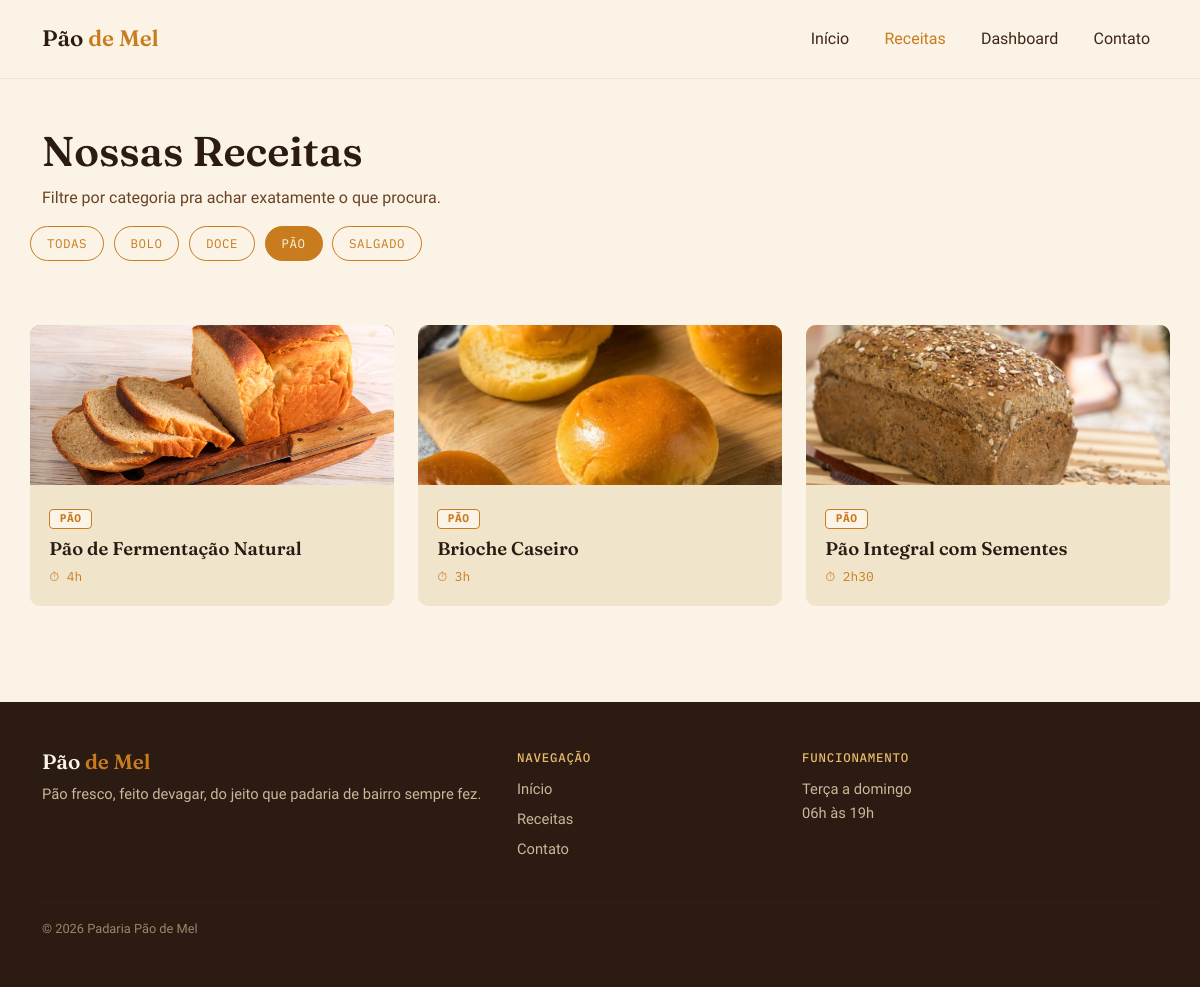
Screenshot of /receitas.php?categoria=Pão with the database file from the repository.
### tables this page shows
CREATE TABLE receitas (
    id           INT AUTO_INCREMENT PRIMARY KEY,
    nome         VARCHAR(100) NOT NULL,
    modo_preparo TEXT         NOT NULL,
    tempo_preparo INT         NOT NULL,   
    id_categoria INT          NOT NULL,
    FOREIGN KEY (id_categoria) REFERENCES categorias(id)
);

CREATE TABLE categorias (
    id   INT AUTO_INCREMENT PRIMARY KEY,
    nome VARCHAR(100) NOT NULL
);

### includes/funcoes.php (called while the page is built, shortened)
<?php
function formatarTempoPreparo(int $minutos): string
{
    $horas = intdiv($minutos, 60);
    $minutosRestantes = $minutos % 60;
    if ($minutosRestantes === 0) {
        return $horas . 'h';
    }
    return $horas . 'h' . $minutosRestantes;
}
function classeNavAtiva(string $paginaAtual, array $paginasQueAtivam): string
{
    if (in_array($paginaAtual, $paginasQueAtivam, true)) {
        return ' active';
    }
    return '';
}
function receitaValida(array $receita): bool
{
    return true;
}
function filtrarReceitasValidas(array $receitas): array
{
    $receitasValidas = [];
    foreach ($receitas as $receita) {
        if (receitaValida($receita)) {
            $receitasValidas[] = $receita;
        }
    }
    return $receitasValidas;
}
function filtrarPorCategoria(array $receitas, string $categoria): array
{
    $receitasFiltradas = [];
    foreach ($receitas as $receita) {
        if ($receita['categoria'] === $categoria) {
            $receitasFiltradas[] = $receita;
        }
    }
    return $receitasFiltradas;
}
function obterCategorias(array $receitas): array
{
    $categorias = [];
    foreach ($receitas as $receita) {
        if (!in_array($receita['categoria'], $categorias, true)) {
            $categorias[] = $receita['categoria'];
        }
    }
    sort($categorias);
    return $categorias;
}
function formatarIngrediente(float $quantidade, string $unidade, string $nome): string
{
    $quantidadeTexto = (floor($quantidade) === $quantidade)
        ? (string) (int) $quantidade
        : rtrim(rtrim(number_format($quantidade, 2, ',', ''), '0'), ',');
    return $quantidadeTexto . $unidade . ' de ' . $nome;
}
function modoPreparoParaPassos(string $textoModoPreparo): array
{
    $linhas = explode("\n", $textoModoPreparo);
    $passos = [];
    foreach ($linhas as $linha) {
        $linha = trim($linha);
        if ($linha !== '') {
            $passos[] = $linha;
        }
    }
    return $passos;
}
function caminhoImagemReceita(int $id): string
{
    $caminhoRelativo = 'assets/img/receita-' . $id . '.jpg';
    $caminhoNoServidor = __DIR__ . '/../' . $caminhoRelativo;
    if (file_exists($caminhoNoServidor)) {
        return $caminhoRelativo;
    }
    return '';
}
function thumbClassPorId(int $id): string
{
    $opcoes = ['thumb-1', 'thumb-2', 'thumb-3'];
    $indice = ($id - 1) % count($opcoes);
    return $opcoes[$indice];
}
function buscarReceitasDoBanco(PDO $pdo): array
{
    $receitas = [];
    $sqlReceitas = "SELECT r.id, r.nome, r.modo_preparo, r.tempo_preparo, c.nome AS categoria
                    FROM receitas r
                    INNER JOIN categorias c ON r.id_categoria = c.id
                    ORDER BY r.id";
    $resultadoReceitas = $pdo->query($sqlReceitas);
    while ($linha = $resultadoReceitas->fetch()) {
        $id = (int) $linha['id'];
        $receitas[$id] = [
            'id' => $id,
            'nome' => $linha['nome'],
            'categoria' => $linha['categoria'],
            'tempo_preparo' => (int) $linha['tempo_preparo'],
            'thumb' => thumbClassPorId($id),
            'imagem' => caminhoImagemReceita($id),
            'modo_preparo' => modoPreparoParaPassos($linha['modo_preparo']),
            'ingredientes' => [],
        ];
    }
    $sqlIngredientes = "SELECT ri.id_receita, ri.quantidade, i.nome, i.unidade_medida
                        FROM receita_ingrediente ri
                        INNER JOIN ingredientes i ON ri.id_ingrediente = i.id
                        ORDER BY ri.id_receita";
    $resultadoIngredientes = $pdo->query($sqlIngredientes);
    while ($linha = $resultadoIngredientes->fetch()) {
        $idReceita = (int) $linha['id_receita'];
        if (isset($receitas[$idReceita])) {
            $receitas[$idReceita]['ingredientes'][] = formatarIngrediente(
                (float) $linha['quantidade'],
                $linha['unidade_medida'],
                $linha['nome']
            );
        }
    }
    return array_values($receitas);
}

### includes/dados-receitas.php (called while the page is built, shortened)
<?php
require_once __DIR__ . '/conexao.php';
require_once __DIR__ . '/funcoes.php';
$receitas = buscarReceitasDoBanco($pdo);

### receitas.php (the view)
<?php
require 'includes/header.php';
require 'includes/dados-receitas.php';
require_once 'includes/funcoes.php';
$receitas = filtrarReceitasValidas($receitas);
$categoriaSelecionada = isset($_GET['categoria']) ? $_GET['categoria'] : 'todas';
$receitasExibidas = filtrarPorCategoria($receitas, $categoriaSelecionada);
$categorias = obterCategorias($receitas);
?>
<section class="container page-header">
  <h1 class="page-title">Nossas Receitas</h1>
  <p class="page-subtitle">Filtre por categoria pra achar exatamente o que procura.</p>
</section>
<section class="container filtro-categorias">
  <div class="filtro-chips">
    <a href="receitas.php" class="chip<?php echo classeNavAtiva($categoriaSelecionada, ['todas']); ?>">Todas</a>
    <?php foreach ($categorias as $categoria): ?>
      <a href="receitas.php?categoria=<?php echo urlencode($categoria); ?>" class="chip<?php echo classeNavAtiva($categoriaSelecionada, [$categoria]); ?>"><?php echo $categoria; ?></a>
    <?php endforeach; ?>
  </div>
</section>
<section class="container receitas-grid">
  <div class="row g-4">
    <?php
    if (empty($receitasExibidas)): ?>
      <p class="sem-resultados">Nenhuma receita encontrada nessa categoria.</p>
    <?php else: ?>
      <?php foreach ($receitasExibidas as $receita): ?>
        <div class="col-md-4">
          <a href="receita-detalhe.php?id=<?php echo $receita['id']; ?>" class="card-link">
            <div class="card card-receita">
              <div class="card-thumb <?php echo $receita['thumb']; ?>">
                <?php if ($receita['imagem'] !== ''): ?>
                  <img src="<?php echo $receita['imagem']; ?>" alt="<?php echo $receita['nome']; ?>">
                <?php endif; ?>
              </div>
              <div class="card-body">
                <span class="badge badge-categoria"><?php echo $receita['categoria']; ?></span>
                <h3 class="card-title"><?php echo $receita['nome']; ?></h3>
                <p class="card-meta">⏱ <?php echo formatarTempoPreparo($receita['tempo_preparo']); ?></p>
              </div>
            </div>
          </a>
        </div>
      <?php endforeach; ?>
    <?php endif; ?>
  </div>
</section>
<?php require 'includes/footer.php'; ?>

### assets/css/style.css (style rules this page uses)
:root { --flour: #FAF3E6; --dough: #F0E4CB; --crust: #6B4226; --crust-dark: #2B1B12; --honey: #C97C1E; --honey-light: #E8B96B; --text-main: #3D2817; }
* { box-sizing: border-box; }
body { background: var(--flour); color: var(--text-main); font-family: 'Work Sans', sans-serif; line-height: 1.6; }
h1, h2, h3 { font-family: 'Fraunces', serif; font-weight: 600; color: var(--crust-dark); }
.destaques, .receitas-grid, .receita-detalhe, .contato-grid { padding: 3rem 0; }
.card-receita { border: none; border-radius: 10px; overflow: hidden; background: var(--dough); height: 100%; transition: transform 0.18s ease; }
.card-link { text-decoration: none; display: block; }
.card-thumb { height: 160px; position: relative; overflow: hidden; }
.card-thumb img { width: 100%; height: 100%; object-fit: cover; display: block; }
.thumb-1 { background: linear-gradient(135deg, #C99355, #8B5A2B); }
.thumb-2 { background: linear-gradient(135deg, #E8B96B, #C97C1E); }
.thumb-3 { background: linear-gradient(135deg, #D9C18A, #B5854A); }
.card-body { padding: 1.2rem; }
.badge-categoria { display: inline-block; font-family: 'IBM Plex Mono', monospace; font-size: 0.7rem; text-transform: uppercase; letter-spacing: 0.05em; background: var(--flour); border: 1px solid var(--honey); color: var(--honey); padding: 0.2rem 0.6rem; border-radius: 4px; margin-bottom: 0.6rem; }
.card-title { font-size: 1.15rem; margin-bottom: 0.4rem; color: var(--crust-dark); }
.card-meta { font-family: 'IBM Plex Mono', monospace; font-size: 0.8rem; color: var(--honey); margin: 0; }
.filtro-categorias { padding: 0 0 1rem; }
.filtro-chips { display: flex; flex-wrap: wrap; gap: 0.6rem; }
.chip { display: inline-block; padding: 0.4rem 1rem; border: 1.5px solid var(--honey); border-radius: 999px; color: var(--honey); font-family: 'IBM Plex Mono', monospace; font-size: 0.78rem; text-transform: uppercase; letter-spacing: 0.04em; text-decoration: none; transition: background 0.15s ease, color 0.15s ease; }
.chip.active { background: var(--honey); color: var(--flour); }
.page-header { padding-top: 3rem; }
.page-title { font-size: clamp(1.8rem, 4vw, 2.6rem); }
.page-subtitle { color: var(--crust); max-width: 36rem; }

### rows the page displays
receitas: shows a picture, id_categoria.nome "PÃO", nome "Pão de Fermentação Natural", tempo_preparo "4h"
receitas: shows a picture, id_categoria.nome "PÃO", nome "Brioche Caseiro", tempo_preparo "3h"
receitas: shows a picture, id_categoria.nome "PÃO", nome "Pão Integral com Sementes", tempo_preparo "2h30"

### other values shown
$categoria "BOLO"
$categoria "DOCE"
$categoria "PÃO"
$categoria "SALGADO"
